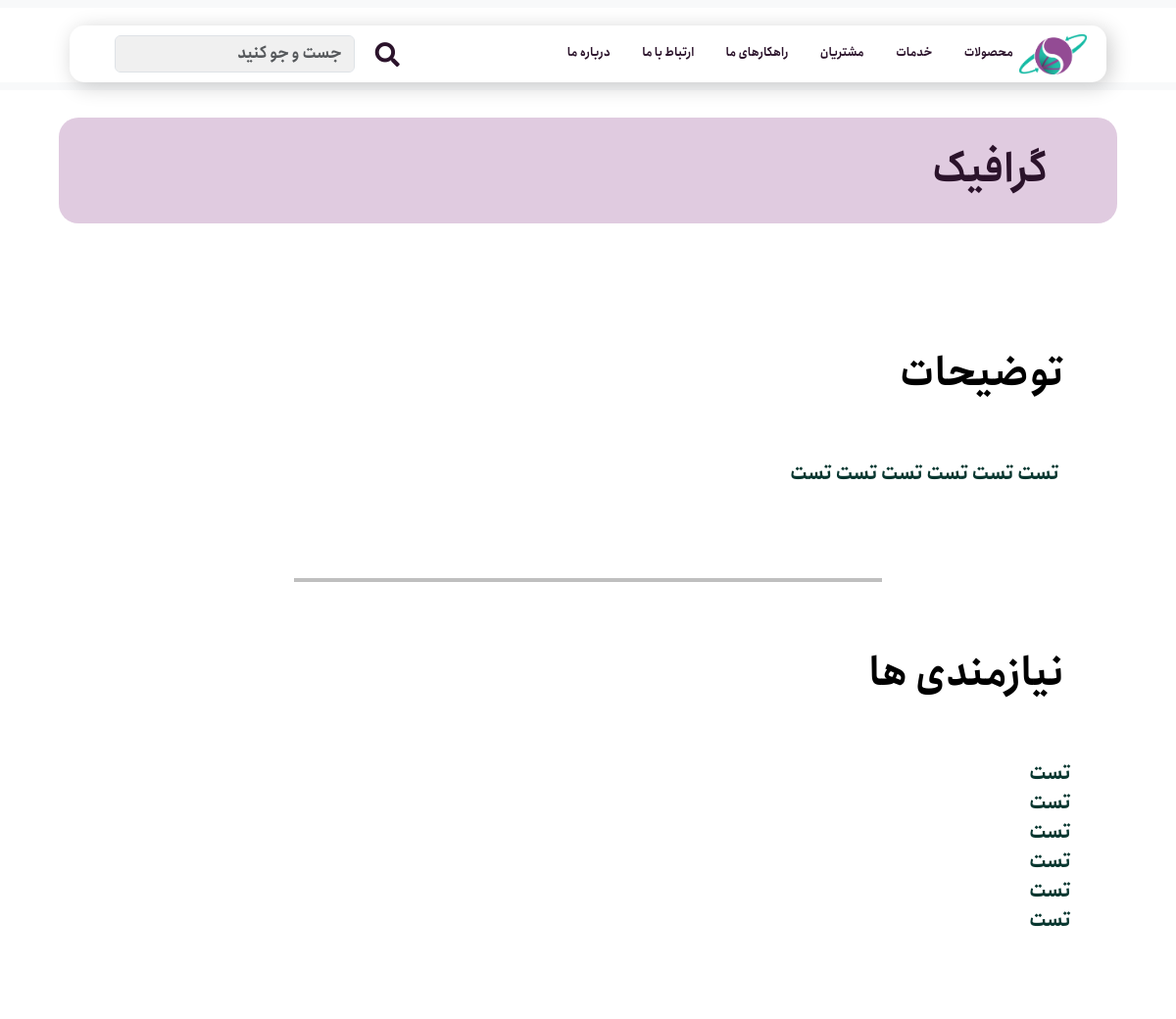
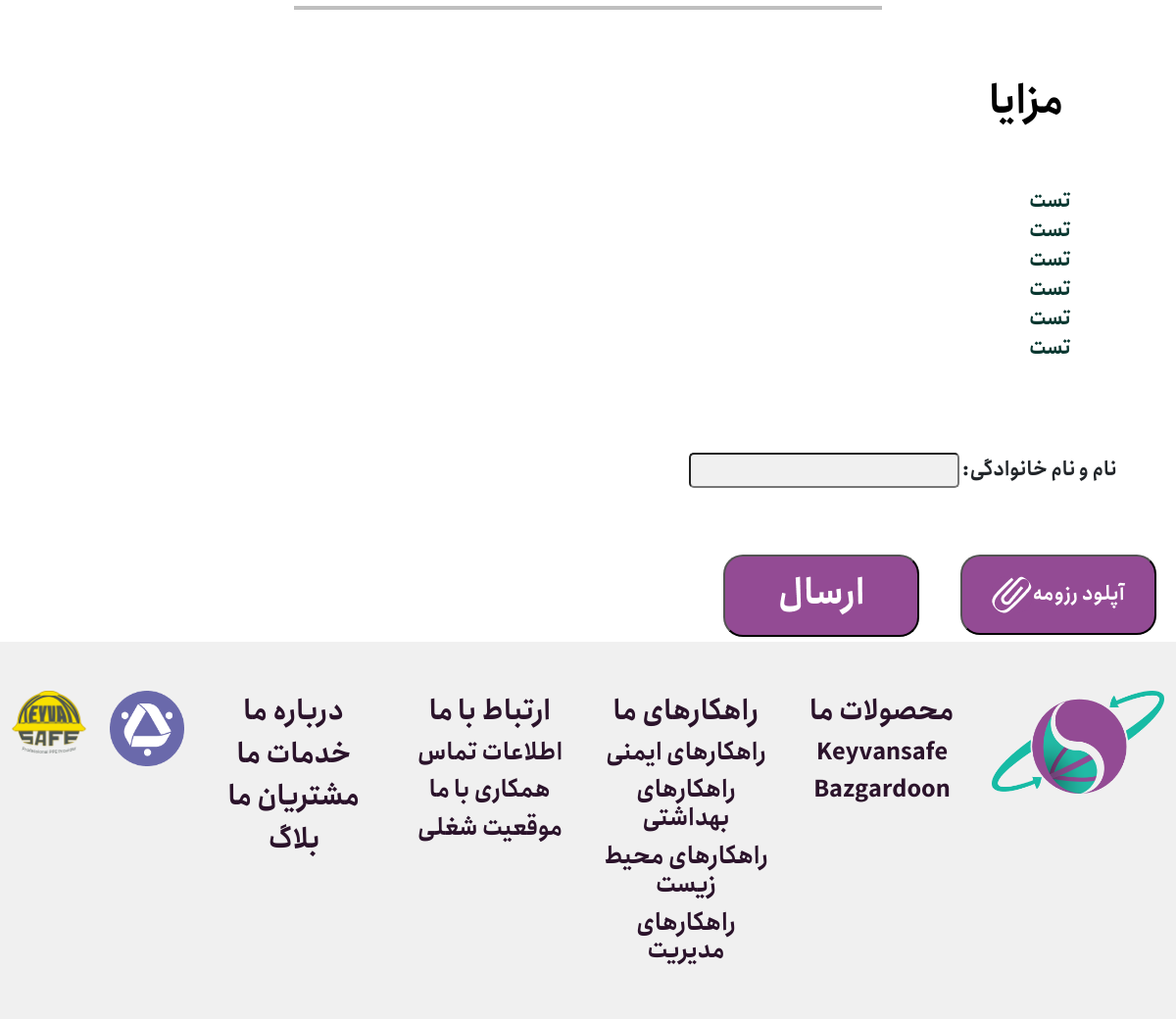
Screenshot of /jobdetail/گرافیک with the database file from the repository (2 pictures, top to bottom).
### us/models.py (models this page shows, shortened)
class JobPos(models.Model):
    title = models.CharField(null=False, blank=False,
                             max_length=100, verbose_name='عنوان')
    description = models.TextField(
        null=True, blank=False, verbose_name='توضیحات')
    description_requirements = models.TextField(
        null=True, blank=True, verbose_name='نیازمندی ها')
    description_advantages = models.TextField(
        null=True, blank=True, verbose_name='مزایا')
    slug = models.SlugField(blank=True, unique=True)
    class Meta:
        verbose_name = "فرصت شغلی"
        verbose_name_plural = "فرصت های شغلی"

### us/views.py (the view, shortened to what this page needs)
# urls.py: path('jobdetail/<str:slug>', views.JobDeatailView.as_view(), name='jobdetail'),
class JobDeatailView(UpdateView):
    template_name = 'us/jobposdetail.html'
    model = JobPos
    form_class = ResumeForm
    def get_context_data(self, **kwargs):
        context = super().get_context_data(**kwargs)
        context['form'] = ResumeForm()
        return context

### us/forms.py
class ResumeForm(forms.ModelForm):
    class Meta:
        model = Resume
        fields = ('title', 'resume',)

### us/templates/us/jobposdetail.html (shortened to what this page needs)
{% extends 'base.html' %} {% load static %} {% load static %} {% load static %}
{% block title %}{{ jobpos.title }}{% endblock %} {% block contant %}
<div class="jobpostitle">
  <div class="col-12">
    <div class="title-box">
      <h2 class="title">{{ jobpos.title }}</h2>
    </div>
  </div>
</div>
<div class="job-detail-container">
  <div class="row align-items-start">
    <div class="right-side col-lg-12">
      <div class="title-box">
        <h2 class="title">توضیحات</h2>
      </div>
      <div class="text-box">
        <p>{{ jobpos.description }}</p>
      </div>
    </div>
  </div>
</div>
<hr class="divider" />
<div class="job-detail-container">
  <div class="row align-items-start">
    <div class="right-side col-lg-12">
      <div class="title-box">
        <h2 class="title">نیازمندی ها</h2>
      </div>
      <div class="row">
        <div class="text-box col-lg-5">
          <p>{{ jobpos.description_requirements }}</p>
        </div>
        <div class="col-lg-7"></div>
      </div>
    </div>
  </div>
</div>
<hr class="divider" />
<div class="job-detail-container">
  <div class="row align-items-start">
    <div class="right-side col-lg-12">
      <div class="title-box">
        <h2 class="title">مزایا</h2>
      </div>
      <div class="row">
        <div class="text-box col-lg-5">
          <p>{{ jobpos.description_advantages}}</p>
        </div>
        <div class="col-lg-7"></div>
      </div>
    </div>
  </div>
</div>
<form method="post" enctype="multipart/form-data">
  <div class="form-container">
    <div class="input-container col-6">
      <p class="title">
        <label for="id_title">نام و نام خانوادگی:</label>
          <input style="border-radius: 5px;  background-color: #f0f0f0;" class="title-input" type="text" name="title" maxlength="200" required="" id="id_title">
      </p>
    </div>
  </div>
    <button type="submit" id="form-submit" class="col-lg-2 send-button">
      <label style="color: #fff; font-size: 20px;" for="id_resume">آپلود رزومه<img style="background-color: rgba(147, 75, 148, 1); border-radius: 15px;" src="{% static 'images/upload.png' %}" alt="عکس" /></label>
  </button>
  <button style="background-color: rgba(147, 75, 148, 1);" type="submit" id="form-submit" class="col-lg-2 send-button">
    <img src="{% static 'images/send.png' %}" alt="عکس" />
  </button>
</form>
{% endblock %}

### static/css/styles.css (style rules this page uses)
.body { font-family: "font1"; overflow-x: hidden; }
h2 { text-align: right; padding: 20px; padding-right: 0; margin-right: 20px; padding-bottom: 0; }
.jobpostitle { display: flex; align-items: center; padding: 5%; padding-top: 40px; padding-bottom: 40px; }
.jobpostitle .title-box { background-color: rgba(147, 75, 148, 0.287); color: #2b132b; padding: 10px; border-radius: 20px; margin-bottom: 20px; text-align: center; }
.jobpostitle .title-box .title { text-align: right; font-size: 40px; margin-bottom: 20px; margin-right: 60px; }
.job-detail-container { display: flex; align-items: center; padding: 8%; padding-top: 40px; padding-bottom: 40px; }
.job-detail-container .right-side { flex: 1; padding-right: 0px; padding-left: 0px; }
.jobpostitle { padding-top: 120px; }
.job-detail-container .title-box { color: #000000; padding: 10px; border-radius: 5px; margin-bottom: 10px; }
.job-detail-container .title-box .title { text-align: right; font-size: 40px; }
.job-detail-container .text-box { text-align: right; color: #07362f; padding: 35px; border-radius: 10px; font-size: 20px; }
.job-detail-container .text-box p { text-align: justify; }
.divider { width: 50%; border: 2px solid rgb(3, 3, 3); clear: both; margin: 0 auto; }
.send-button { flex: 1; background-color: rgba(147, 75, 148, 1); border-radius: 20px; margin: 20px; padding: 20px; text-align: center; margin-bottom: 5px; }
.title-box .title { text-align: center; font-size: 20px; }
.form-container { display: flex; flex-direction: column; align-items: right; justify-content: right; text-align: right; margin-bottom: 1rem; }
.input-container { display: flex; align-items: right; justify-content: right; font-size: 20px; margin-right: 5%; margin-bottom: 1rem; }

### rows the page displays
JobPos: title "گرافیک", description "تست تست تست تست تست تست", description_requirements "تست تست تست تست تست تست", description_advantages "تست تست تست تست تست تست"
